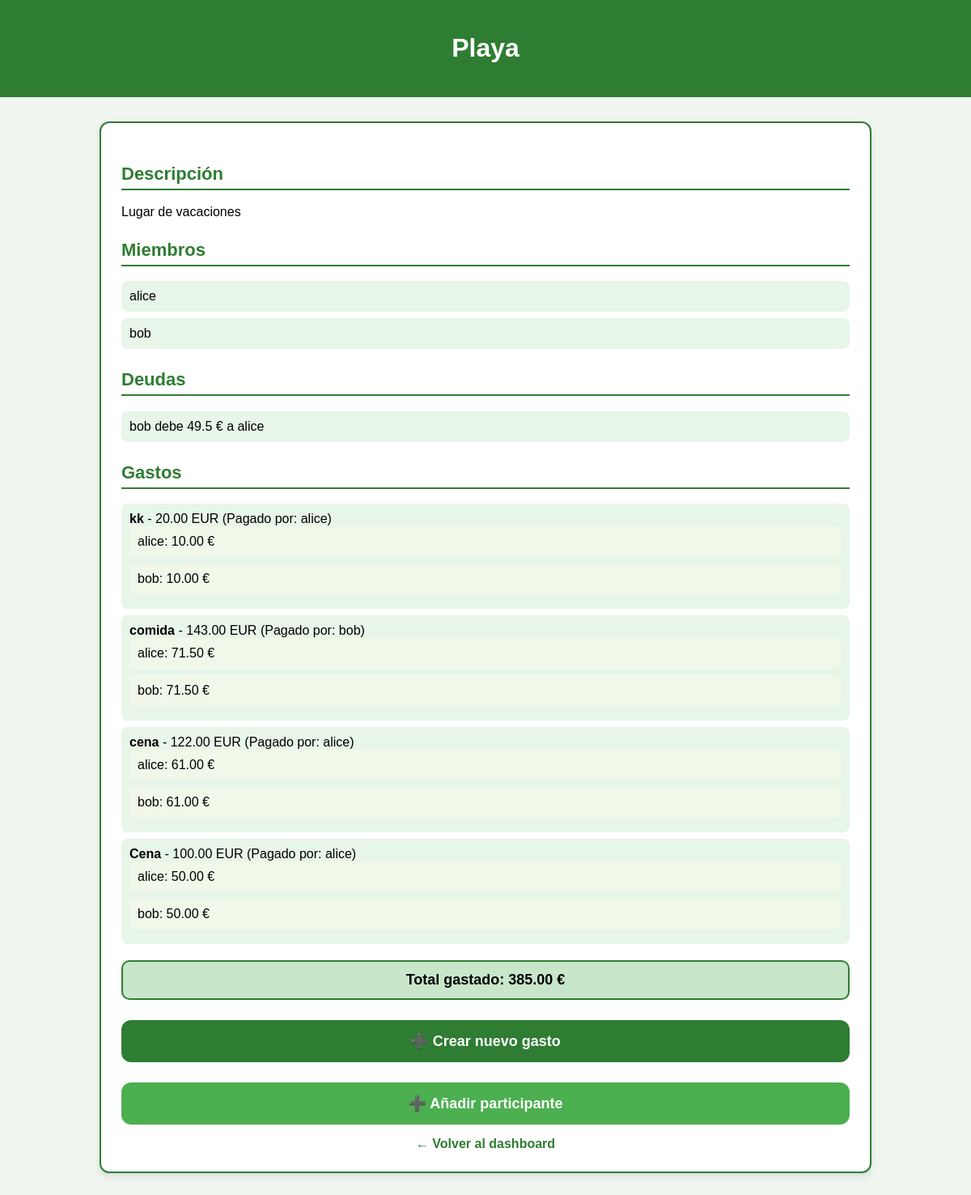
The app's page /lugares/10/ with its own data.
### trips/models.py (models this page shows, shortened)
class Lugar(models.Model):
    nombre = models.CharField(max_length=200)
    descripcion = models.TextField(blank=True)
    creado_en = models.DateTimeField(auto_now_add=True)

class MiembroLugar(models.Model):
    lugar = models.ForeignKey(Lugar, on_delete=models.CASCADE, related_name='miembros')
    usuario = models.ForeignKey(Usuario, on_delete=models.CASCADE)
    fecha_union = models.DateTimeField(auto_now_add=True)
    class Meta:
        unique_together = ('lugar', 'usuario')

class Gasto(models.Model):
    lugar = models.ForeignKey(Lugar, on_delete=models.CASCADE, related_name='gastos')
    titulo = models.CharField(max_length=200)
    cantidad = models.DecimalField(max_digits=12, decimal_places=2)
    moneda = models.CharField(max_length=10, default='EUR')
    pagado_por = models.ForeignKey(Usuario, on_delete=models.CASCADE, related_name='gastos_pagados')
    fecha = models.DateTimeField(auto_now_add=True)
    nota = models.TextField(blank=True)
    tipo_reparto = models.CharField(max_length=20, default='igual')  # igual / personalizado / porcentaje

class ParteGasto(models.Model):
    gasto = models.ForeignKey(Gasto, on_delete=models.CASCADE, related_name='partes')
    usuario = models.ForeignKey(Usuario, on_delete=models.CASCADE)
    cantidad_parte = models.DecimalField(max_digits=12, decimal_places=2)
    porcentaje = models.DecimalField(max_digits=5, decimal_places=2, null=True, blank=True)
    saldado = models.BooleanField(default=False)
    class Meta:
        unique_together = ('gasto', 'usuario')

### trips/views.py (the view)
# urls.py: path("lugares/<int:lugar_id>/", DetalleLugarView.as_view(), name="detalle_lugar"),
class DetalleLugarView(View):
    def get(self, request, lugar_id):
        lugar = get_object_or_404(Lugar, id=lugar_id)
        miembros = lugar.miembros.select_related('usuario')
        gastos = lugar.gastos.select_related('pagado_por').order_by('-fecha')
        total_gastos = sum([g.cantidad for g in gastos])
        moneda = gastos.first().moneda if gastos.exists() else "EUR"
        saldos = {m.usuario.id: Decimal('0.00') for m in miembros}
        for gasto in gastos:
            pagador_id = gasto.pagado_por.id
            for parte in gasto.partes.all():
                uid = parte.usuario.id
                if uid != pagador_id:
                    saldos[uid] -= parte.cantidad_parte
                    saldos[pagador_id] += parte.cantidad_parte
        deudores = {uid: s for uid, s in saldos.items() if s < 0}  # saldo negativo = debe
        acreedores = {uid: s for uid, s in saldos.items() if s > 0}  # saldo positivo = recibe
        deudas = []
        for de_id, de_saldo in deudores.items():
            deuda_restante = -de_saldo  # convertir a positivo
            for a_id, a_saldo in list(acreedores.items()):
                if a_saldo <= 0:
                    continue
                pago = min(deuda_restante, a_saldo)
                if pago > 0:
                    de_user = miembros.get(usuario_id=de_id).usuario
                    a_user = miembros.get(usuario_id=a_id).usuario
                    deudas.append({
                        "de": de_user.username,
                        "a": a_user.username,
                        "cantidad": float(pago)
                    })
                    deuda_restante -= pago
                    acreedores[a_id] -= pago
                if deuda_restante <= 0:
                    break
        return render(request, "trips/detalle_lugar.html", {
            "lugar": lugar,
            "miembros": miembros,
            "gastos": gastos,
            "total_gastos": total_gastos,
            "moneda": moneda,
            "deudas": deudas
        })

### trips/templates/trips/detalle_lugar.html (shortened to what this page needs)
<!DOCTYPE html>
<html lang="es">
<head>
</head>
<body>
<header>
    <h1>{{ lugar.nombre }}</h1>
</header>
<div class="container">
    <h2 class="section-title">Descripción</h2>
    <p>{{ lugar.descripcion }}</p>
    <h2 class="section-title">Miembros</h2>
    <ul>
        {% for m in miembros %}
            <li>{{ m.usuario.username }}</li>
        {% empty %}
            <li>No hay miembros en este lugar.</li>
        {% endfor %}
    </ul>
    <h2 class="section-title">Deudas</h2>
<ul>
    {% if deudas %}
        {% for d in deudas %}
            <li>{{ d.de }} debe {{ d.cantidad }} € a {{ d.a }}</li>
        {% endfor %}
    {% else %}
        <li>No hay deudas pendientes.</li>
    {% endif %}
</ul>
    <h2 class="section-title">Gastos</h2>
    <ul>
        {% for gasto in gastos %}
            <li>
                <strong>{{ gasto.titulo }}</strong>
                - {{ gasto.cantidad }} {{ gasto.moneda }}
                (Pagado por: {{ gasto.pagado_por.username }})
                <ul class="gasto-sublist">
                    {% for parte in gasto.partes.all %}
                        <li>{{ parte.usuario.username }}: {{ parte.cantidad_parte }} €</li>
                    {% endfor %}
                </ul>
            </li>
        {% empty %}
            <li>No hay gastos registrados.</li>
        {% endfor %}
    </ul>
    <div class="total-box">
        Total gastado: {{ total_gastos }} €
    </div>
    <a href="{% url 'crear_gasto' lugar.id %}" class="btn">➕ Crear nuevo gasto</a>
    <a href="{% url 'anadir_participante' lugar.id %}" class="btn" style="background-color:#4caf50;">
        ➕ Añadir participante
    </a>
    <a href="/" class="back">← Volver al dashboard</a>
</div>
</body>
</html>

### trips/templates/trips/detalle_lugar.html (style rules this page uses)
body { margin: 0; padding: 0; font-family: Arial, sans-serif; background-color: #f0f5f0; }
header { background-color: #2e7d32; color: white; padding: 20px; text-align: center; }
.container { max-width: 900px; margin: 30px auto; background-color: white; padding: 25px; border-radius: 12px; border: 2px solid #2e7d32; box-shadow: 0 4px 8px rgba(0,0,0,0.1); }
.section-title { color: #2e7d32; font-size: 22px; margin-top: 25px; border-bottom: 2px solid #2e7d32; padding-bottom: 5px; }
ul { list-style: none; padding-left: 0; }
ul li { padding: 10px; background-color: #e8f5e9; margin-bottom: 8px; border-radius: 8px; }
.gasto-sublist li { background-color: #f1f8e9; }
.total-box { background-color: #c8e6c9; padding: 12px; border-radius: 10px; font-size: 18px; font-weight: bold; margin-top: 20px; text-align: center; border: 2px solid #2e7d32; }
.btn { display: block; text-align: center; background-color: #2e7d32; color: white; padding: 15px; border-radius: 12px; margin-top: 25px; font-size: 18px; text-decoration: none; font-weight: bold; transition: background-color 0.2s; }
.back { display: block; text-align: center; margin-top: 15px; font-weight: bold; color: #2e7d32; text-decoration: none; }

### records on screen
Lugar: nombre "Playa", descripcion "Lugar de vacaciones"
MiembroLugar: usuario.username "alice"
MiembroLugar: usuario.username "bob"
Gasto: titulo "kk", cantidad "20.00", moneda "EUR", pagado_por.username "alice"
ParteGasto: usuario.username "alice", cantidad_parte "10.00"
ParteGasto: usuario.username "bob", cantidad_parte "10.00"
Gasto: titulo "comida", cantidad "143.00", moneda "EUR", pagado_por.username "bob"
ParteGasto: usuario.username "alice", cantidad_parte "71.50"
ParteGasto: usuario.username "bob", cantidad_parte "71.50"
Gasto: titulo "cena", cantidad "122.00", moneda "EUR", pagado_por.username "alice"
ParteGasto: usuario.username "alice", cantidad_parte "61.00"
ParteGasto: usuario.username "bob", cantidad_parte "61.00"
Gasto: titulo "Cena", cantidad "100.00", moneda "EUR", pagado_por.username "alice"
ParteGasto: usuario.username "alice", cantidad_parte "50.00"
ParteGasto: usuario.username "bob", cantidad_parte "50.00"

### other values on screen
{{ d.de }} "bob"
{{ d.cantidad }} "49.5"
{{ d.a }} "alice"
{{ total_gastos }} "385.00"
